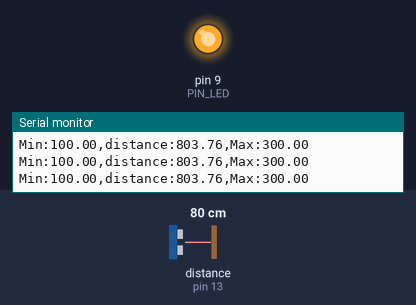
The sketch below on a simulated Arduino Uno, built with avr-gcc and run on an emulated ATmega328P. Shown: output pins drawn as LEDs (lit = HIGH), the last lines printed to the serial monitor. Wiring (inferred from the names in the program): ultrasonic range finder: trigger pin 12; echo pin 13. The test bench sets the inputs (shaded band); at power-on: distance to the obstacle (sensor on pin 13) 80 cm. The echo pulse lasts 58.3 µs per cm; pins used as bus, display or sensor lines are not drawn.

Above: at 1.2 s.
1.3 s: distance to the obstacle (sensor on pin 13) set to 18 cm
At 2.39 s:
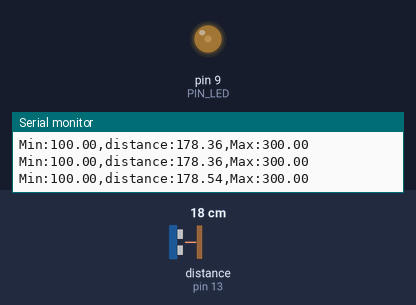
4.3 s: distance to the obstacle (sensor on pin 13) set to 2 cm
Timing chart, 0 to 7.3 s (numbered marks = the images above; inputs shaded):
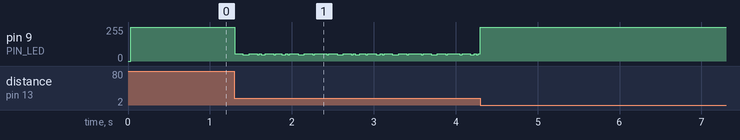

The sketch:

08_example_2.ino
```cpp
#define PIN_LED  9
#define PIN_TRIG 12
#define PIN_ECHO 13

#define SND_VEL 346.0
#define INTERVAL 25
#define PULSE_DURATION 10
#define _DIST_MIN 100.0
#define _DIST_MAX 300.0

#define TIMEOUT ((INTERVAL / 2) * 1000.0)
#define SCALE (0.001 * 0.5 * SND_VEL)

unsigned long last_sampling_time;

void setup() {
  // initialize GPIO pins
  pinMode(PIN_LED, OUTPUT);
  pinMode(PIN_TRIG, OUTPUT);  // sonar TRIGGER
  pinMode(PIN_ECHO, INPUT);   // sonar ECHO
  analogWrite(PIN_TRIG, LOW);  // turn-off Sonar

  Serial.begin(57600);
}

void loop() {
  float distance;

  if (millis() < (last_sampling_time + INTERVAL))
  return;

  distance = USS_measure(PIN_TRIG, PIN_ECHO);

  float P;
  float Q;

  if (distance > 300){
    analogWrite(PIN_LED, 255); // LED OFF
  } else if (distance < 100){
    analogWrite(PIN_LED, 255); // LED OFF
  } else if (distance >= 200 && distance <= 300){
      P = distance - 200;
      analogWrite(PIN_LED, int((P/100) * 256));
  } else if (distance >= 100 && distance < 200){
      Q = distance - 100;
      analogWrite(PIN_LED, int(((100-Q)/100) * 256));
  }

  // output the distance to the serial port
  Serial.print("Min:");        Serial.print(_DIST_MIN);
  Serial.print(",distance:");  Serial.print(distance);
  Serial.print(",Max:");       Serial.print(_DIST_MAX);
  Serial.println("");

  // do something here
  // delay(50); // Assume that it takes 50ms to do something.

  // update last sampling time
  last_sampling_time += INTERVAL;
}

// get a distance reading from USS. return value is in millimeter.
float USS_measure(int TRIG, int ECHO)
{
  digitalWrite(TRIG, HIGH);
  delayMicroseconds(PULSE_DURATION);
  digitalWrite(TRIG, LOW);

  return pulseIn(ECHO, HIGH, TIMEOUT) * SCALE; // unit: mm
}
```
